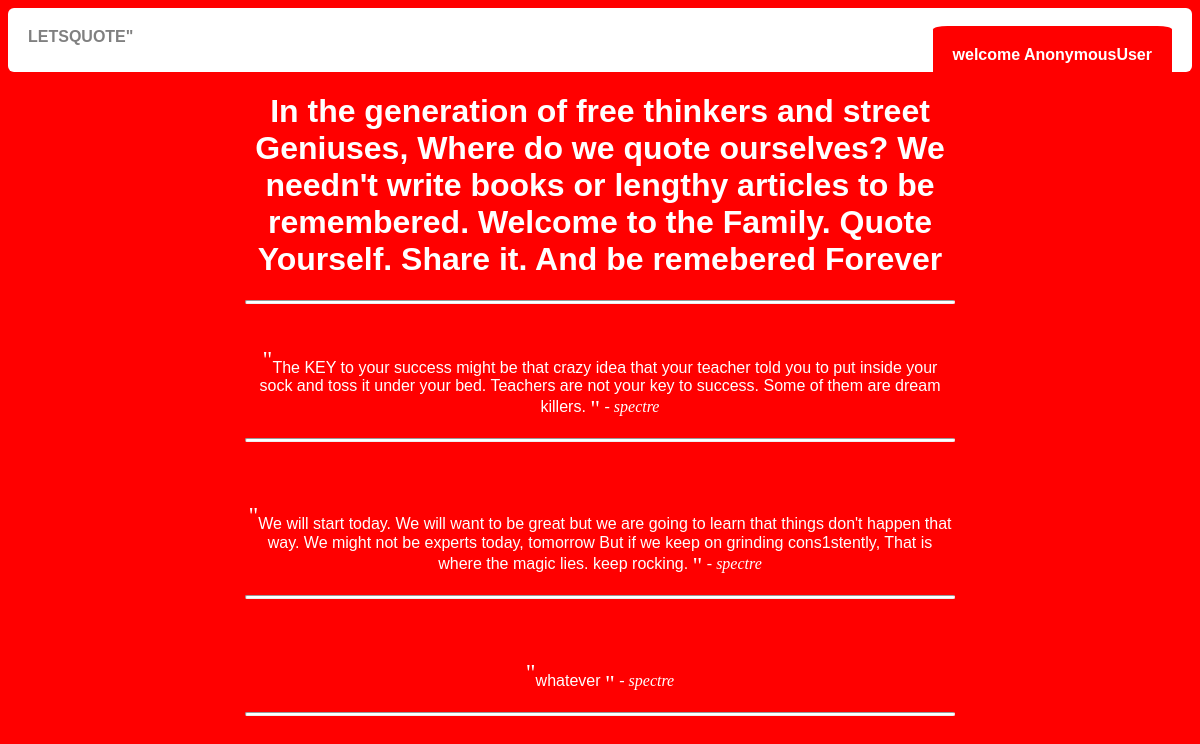
Before: / with the older database file.
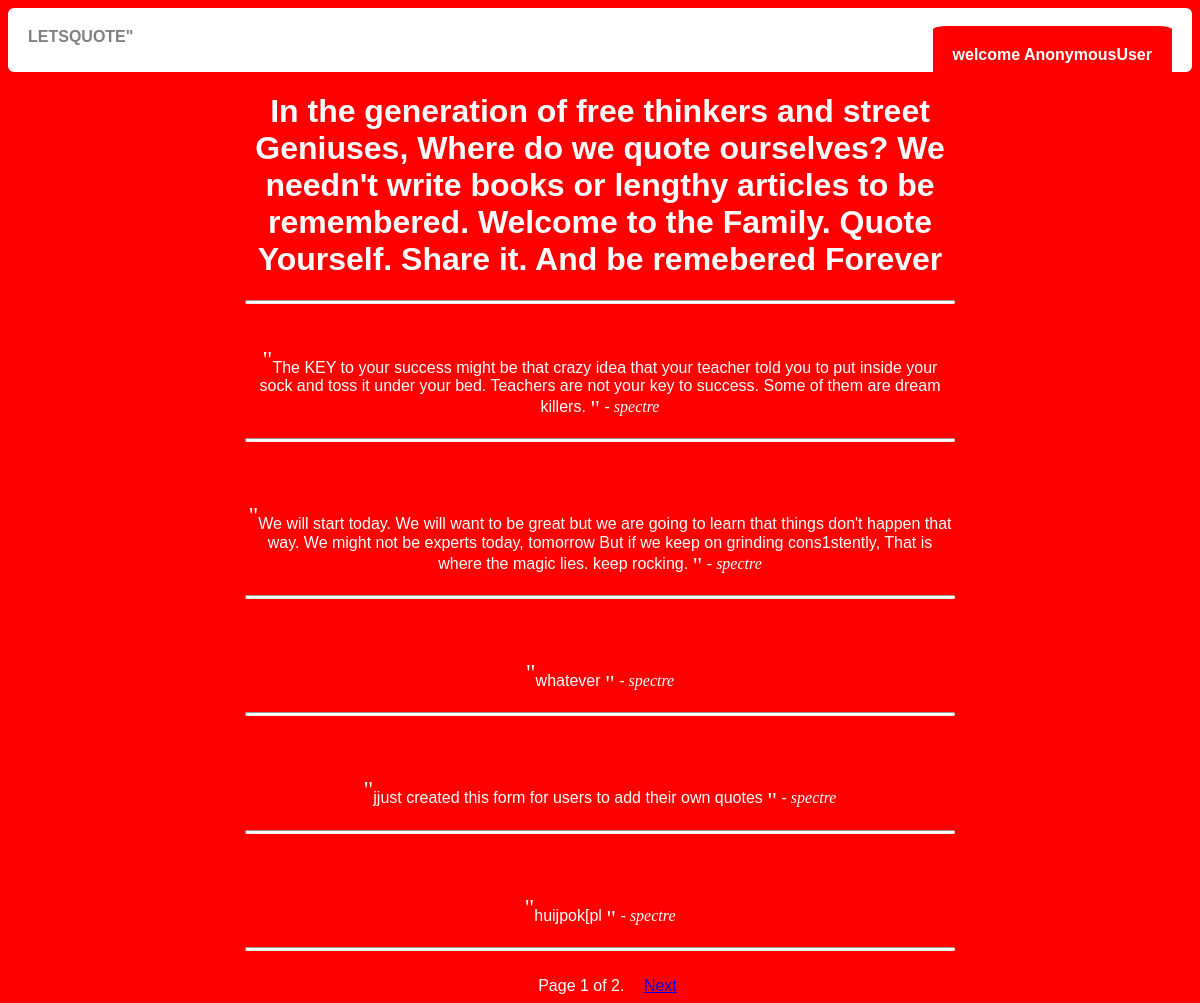
After: the same page with the newer database file.
### blog/models.py (models this page shows)
class Quote(models.Model):
    body = models.TextField()
    writer = models.ForeignKey(settings.AUTH_USER_MODEL, on_delete=models.CASCADE)
    created_date = models.DateTimeField(default=timezone.now)
    def __str__(self):
        return self.body

### blog/views.py (the view)
# urls.py: path('', QuoteList.as_view(), name="quotes"),
class QuoteList(ListView):
	model = Quote
	paginate_by = 5
	template_name = 'blog/quotelist.html'
	context_object_name = 'quotelist'

### templates/blog/quotelist.html (shortened to what this page needs)
{% extends 'base.html' %}
{% block content %}
  <header>
    <div class="logo">
      LETSQUOTE"
    </div>
    <nav>
      <ul>
        <li>
          <div class="user">
            welcome {{ user }}
          </div>
        </li>
      </ul>
    </nav>
  </header>
<div class="content">
  <h1>
    In the generation of free thinkers and street Geniuses, Where do we quote ourselves?
    We needn't write books or lengthy articles to be remembered. Welcome to the Family. Quote Yourself. Share it. And be remebered Forever
  </h1>
  <hr>
    {% for item in quotelist %}
      <br/>
      <div class="quote-box">
        <p class="quote"><sup class="quotesign">"</sup>{{ item }} <sub class="quotesign">"</sub> <span class="writer"> - {{ item.writer }} </span></p>
      </div>
      <hr>
      <br/>
    {% endfor %}
    {% if is_paginated %}
      <div class="pagination">
        <span>
          <span style="margin-left:15px; margin-right:15px;">
            Page {{ page_obj.number }} of {{ page_obj.paginator.num_pages }}.
          </span>
          {% if page_obj.has_next %}
            <a href="{% url "blog:quotes" %} ?page={{ page_obj.next_page_number }}">Next</a>
          {% endif %}
        </span>
      </div>
</div>
{% endif %}
{% endblock %}

### templates/base.html (shortened to what this page needs)
{% load static %}
<!DOCTYPE html>
<html lang="en" dir="ltr">
  <head>
    <link href="{% static "css/base.css" %}" rel="stylesheet" />
  </head>
  <body>
    {% block content %}
    {% endblock %}
  </body>
</html>

### static/css/base.css (style rules this page uses)
body { background: red; color: white; font-family: arial; }
.content { width: 60%; margin: auto; text-align: center; }
header { color: grey; font-weight: bold; background: white; max-height: 90px; max-width: 100%; padding: 20px; border-radius: 6px; }
ul { margin-top: -20px; padding-bottom: 10px; }
li { display: inline; float:right; background: red; padding: 20px; border-radius: 6%; color: white; }
hr { color: white; height: 2px; background: white; border-radius: 5px; }
.quotesign { font-family: serif; font-size: 24px; }
.writer { font-style: italic; font-family: serif; }

Changed rows visible on the page:
added Quote: body "jjust created this form for users to add their own quotes", writer "spectre"
added Quote: body "huijpok[pl", writer "spectre"
Other visible differences:
{{ page_obj.number }}: (not shown) → "1"
{{ page_obj.paginator.num_pages }}: (not shown) → "2"
text now shown: "Page of . Next"
